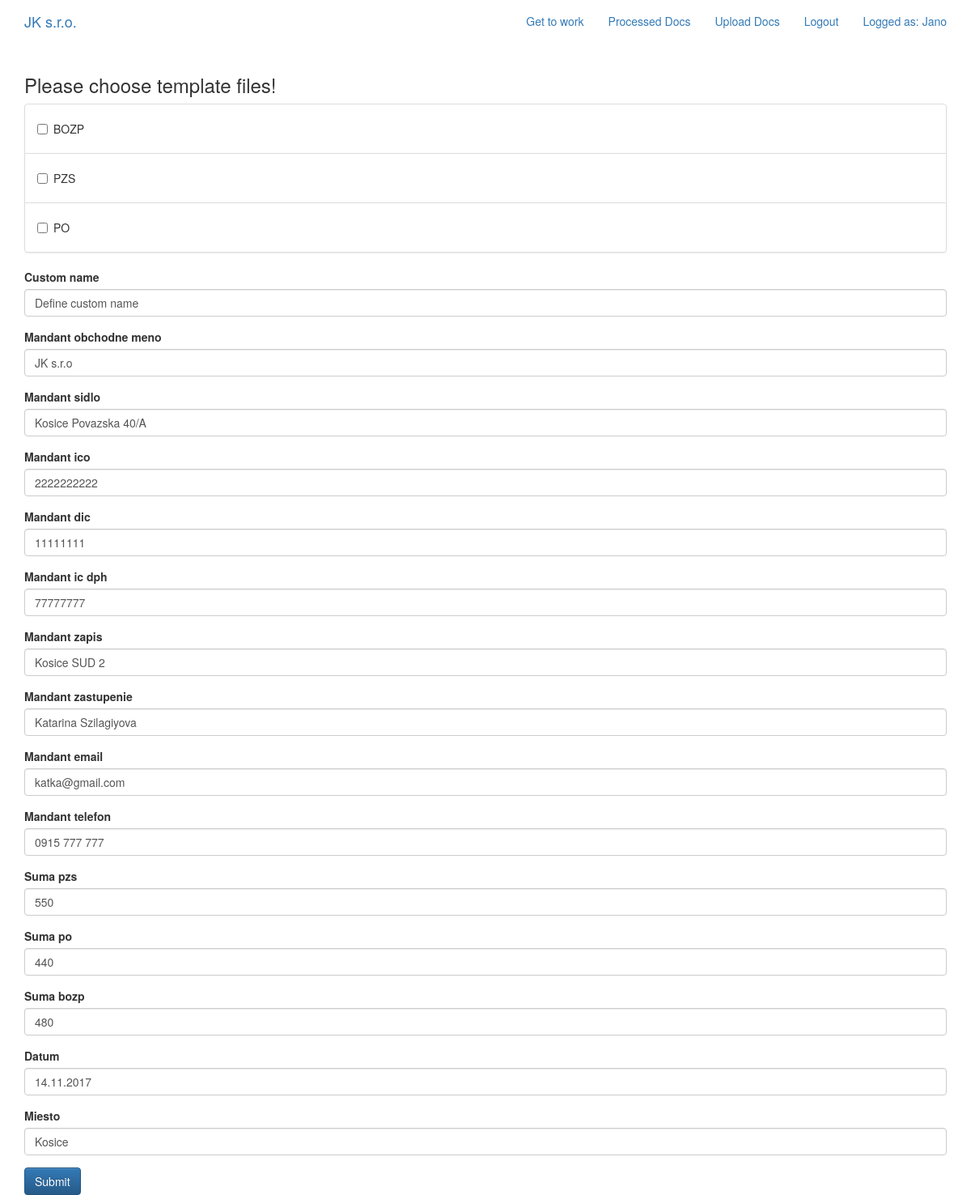
Page /accounts/select_process/ (signed in) on the committed database.
### accounts/models.py (models this page shows, shortened)
class Document(models.Model):
    user = models.ForeignKey(User) # <=== user_id
    name = models.CharField(max_length=200)
    doc_file = models.FileField(upload_to=user_directory_path)
    date_upload = models.DateField(auto_now=True)

### accounts/views.py (the view)
# urls.py: url(r'select_process/$', views.SelectProcessView, name='select_process'),
@login_required()
def SelectProcessView(request):
    form_class = FancyFormPzsBozpPo
    form2 = Document.objects.filter(user=request.user)
    return render(request, 'accounts/SelectProcessView.html', {'form1': form_class, 'form2': form2})

### accounts/templates/accounts/SelectProcessView.html (shortened to what this page needs)
{% extends 'base.html' %}
{% load bootstrap3 %}
{% block content %}
        <h3 class="h3-responsive">Please choose template files!</h3>
        <form method="POST" action="{% url 'accounts:collect_templates' %}">
        <ul class="list-group">
            {% for object in form2 %}
            <li class="list-group-item">
                <div class="checkbox">
                <label>
                <input type="checkbox" name="identifier_for_my_class" value="{{ object.doc_file.url }}" />{{ object.name }}
                </label>
                </div>
            </li>
            {% endfor %}
        </ul>
        {% bootstrap_form form1 size="small" %}
            <input type="submit" class="btn btn-primary" value="Submit">
        </form>
{% endblock %}

### templates/base.html (shortened to what this page needs)
<!DOCTYPE html>
{% load staticfiles %}
<html lang="en">
<head>
     <link rel="stylesheet" href="https://maxcdn.bootstrapcdn.com/bootstrap/3.3.7/css/bootstrap.min.css">
    <link rel="stylesheet" href="https://maxcdn.bootstrapcdn.com/bootstrap/3.3.7/css/bootstrap-theme.min.css">
    <link rel="stylesheet" href="{% static 'jk/css/main.css' %}">
</head>
<body>
    <nav class="navbar mynav" role="mavigation" id="navbar">
        <div class="container">
            <a class="navbar-brand mynav" href="{% url 'home' %}">
                JK s.r.o.
            </a>
            <ul class="nav navbar-nav navbar-right">
                {% if user.is_authenticated %}
                    <li><a href="{% url 'accounts:generate_table' %}">Get to work</a></li>
                    <li><a href="{% url 'accounts:select_process' %}">Processed Docs</a></li>
                    <li><a href="{% url 'accounts:list_document' %}">Upload Docs</a></li>
                    <li><a href="{% url 'accounts:logout' %}">Logout</a></li>
                    <li><a href="#">Logged as: {{ request.user.username }}</a></li>
                {% else %}
                    <li><a href="{% url 'accounts:login' %}">Log In</a></li>
                    <li><a href="{% url 'accounts:signup' %}">Sign Up</a></li>
                {% endif %}
            </ul>
        </div>
    </nav>
    <div class="container mycontent">
        {% block content %}
        {% endblock %}
    </div>
</body>
</html>

### rows in the picture
Document: name "BOZP"
Document: name "PZS"
Document: name "PO"

### other values in the picture
{{ request.user.username }} "Jano"
